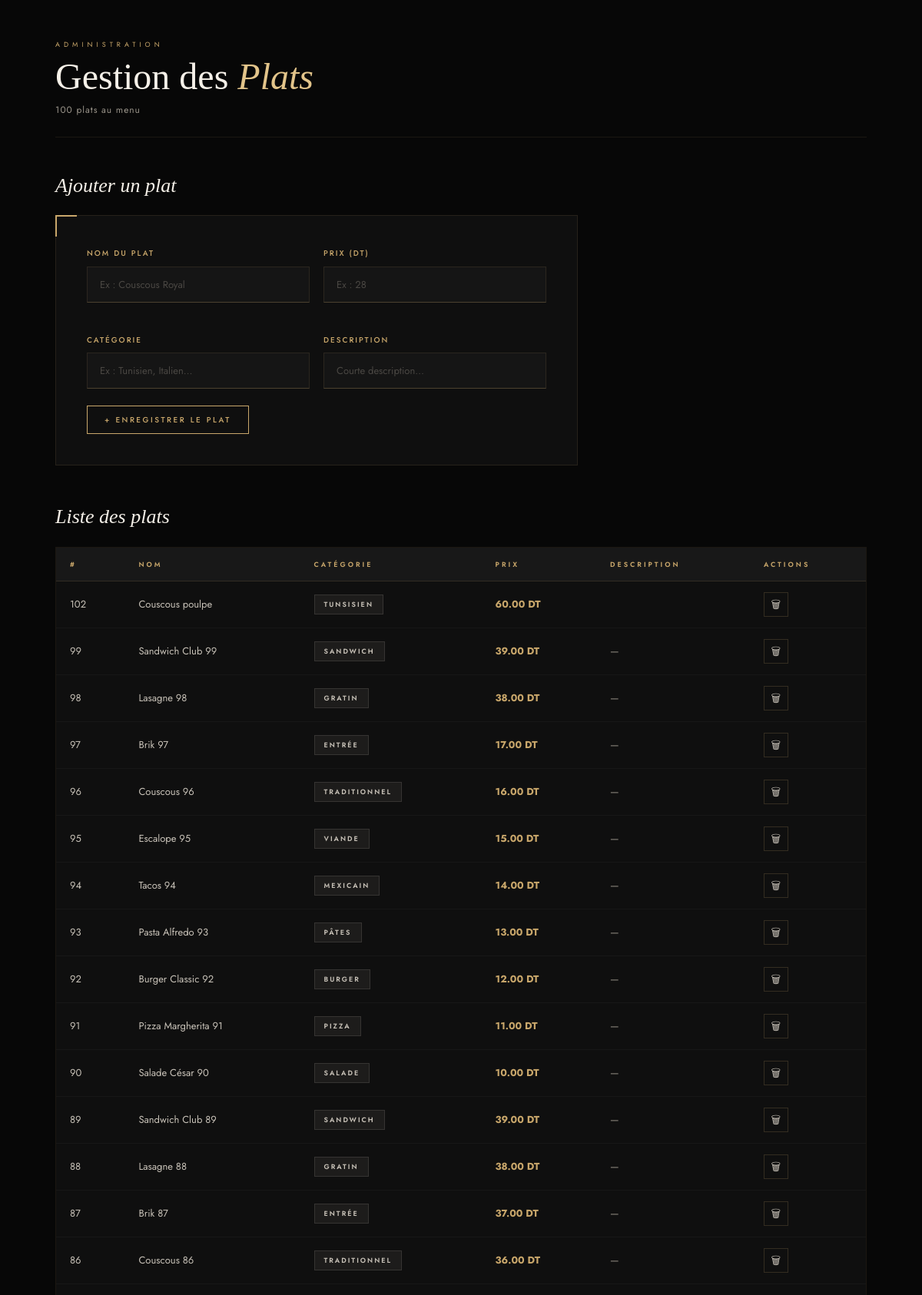
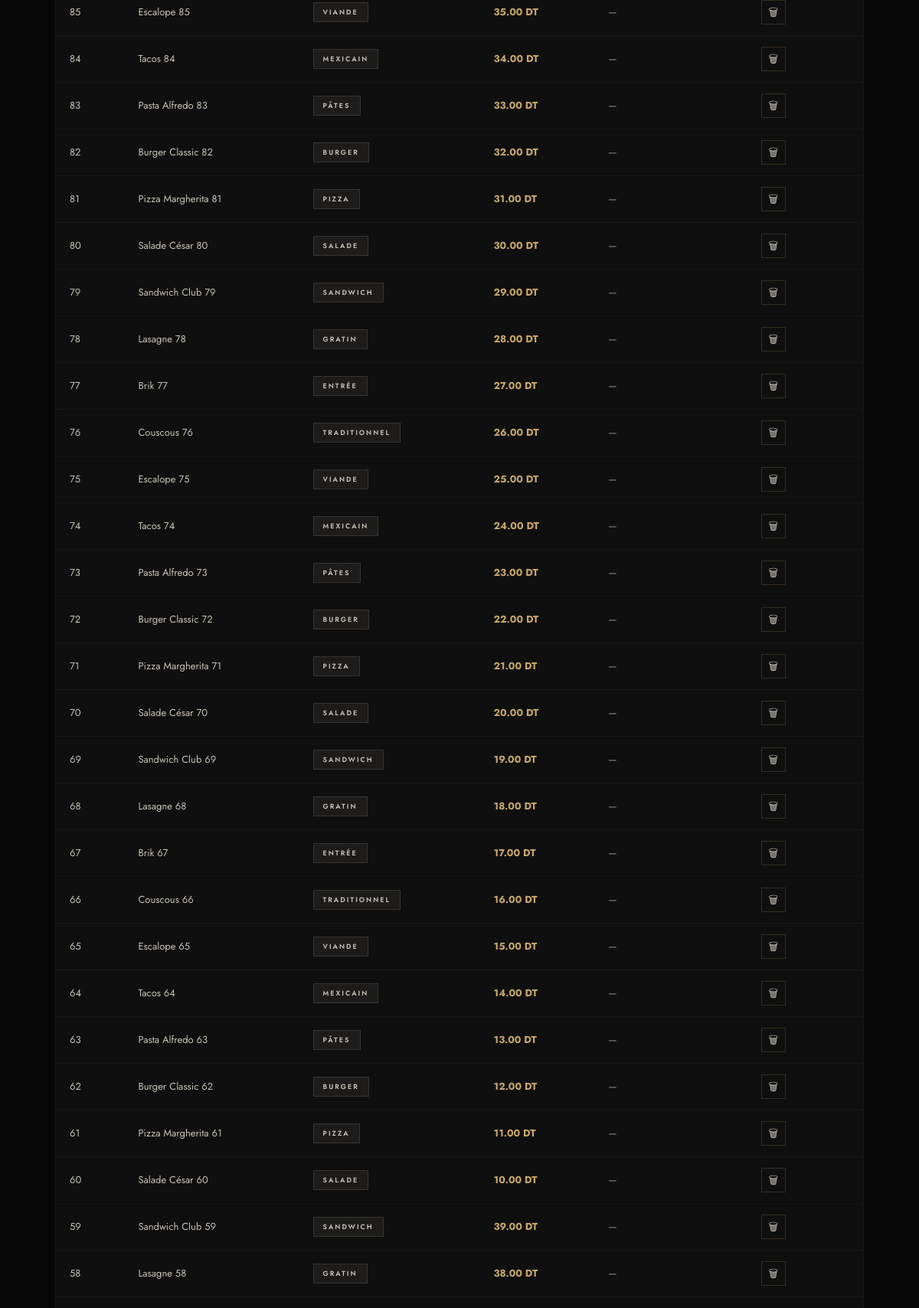
The page /admin/gestion_plats.php (signed in, upper part) on the database its author committed (2 pictures, top to bottom).
### tables this page shows
CREATE TABLE IF NOT EXISTS `plats` (
  `id` int NOT NULL AUTO_INCREMENT,
  `nom` varchar(255) NOT NULL,
  `prix` float DEFAULT NULL,
  `categorie` varchar(255) NOT NULL,
  `description` text,
  `image` varchar(255) DEFAULT NULL,
  PRIMARY KEY (`id`)
);

### admin/gestion_plats.php (the view, shortened to what this page needs)
<?php
require_once __DIR__ . '/../config/db.php';
$result = mysqli_query($conn, "SELECT * FROM plats ORDER BY id DESC");
?>
<!DOCTYPE html>
<html lang="fr">
<head>
    <link rel="stylesheet" href="../assets/css/style.css">
    <link rel="stylesheet" href="../assets/css/admin.css">
</head>
<body>
<div class="admin-wrapper">
    <div class="page-header">
        <div class="page-header-left">
            <span class="page-tag">Administration</span>
            <h1>Gestion des <em>Plats</em></h1>
            <p><?= mysqli_num_rows($result) ?> plats au menu</p>
        </div>
    </div>
    <div class="table-section">
        <div class="table-section-header">
            <h2>Ajouter un plat</h2>
        </div>
        <form method="POST" class="admin-form">
            <div style="display:grid;grid-template-columns:1fr 1fr;gap:18px;">
                <div class="form-field">
                    <label>Nom du plat</label>
                    <input type="text" name="nom" placeholder="Ex : Couscous Royal" required>
                </div>
                <div class="form-field">
                    <label>Prix (DT)</label>
                    <input type="number" name="prix" placeholder="Ex : 28" min="0" step="0.5" required>
                </div>
                <div class="form-field">
                    <label>Catégorie</label>
                    <input type="text" name="categorie" placeholder="Ex : Tunisien, Italien…">
                </div>
                <div class="form-field">
                    <label>Description</label>
                    <input type="text" name="description" placeholder="Courte description…">
                </div>
            </div>
            <button type="submit" name="ajouter" class="btn-add">
                <span>+ Enregistrer le plat</span>
            </button>
        </form>
    </div>
    <div class="table-section">
        <div class="table-section-header">
            <h2>Liste des plats</h2>
        </div>
        <div class="table-container">
            <table class="admin-table">
                <thead>
                    <tr>
                        <th>#</th>
                        <th>Nom</th>
                        <th>Catégorie</th>
                        <th>Prix</th>
                        <th>Description</th>
                        <th>Actions</th>
                    </tr>
                </thead>
                <tbody>
                <?php
                $result = mysqli_query($conn, "SELECT * FROM plats ORDER BY id DESC");
                while ($p = mysqli_fetch_assoc($result)):
                ?>
                    <tr>
                        <td><?= $p['id'] ?></td>
                        <td><?= htmlspecialchars($p['nom']) ?></td>
                        <td>
                            <?php if (!empty($p['categorie'])): ?>
                                <span class="badge badge-grey"><?= htmlspecialchars($p['categorie']) ?></span>
                            <?php else: ?>—<?php endif; ?>
                        </td>
                        <td><strong style="color:var(--or)"><?= number_format($p['prix'],2) ?> DT</strong></td>
                        <td style="color:var(--gris);max-width:200px;white-space:nowrap;overflow:hidden;text-overflow:ellipsis;">
                            <?= htmlspecialchars($p['description'] ?? '—') ?>
                        </td>
                        <td>
                            <div class="action-btns">
                                <a href="?delete=<?= $p['id'] ?>"
                                   class="btn-icon danger"
                                   onclick="return confirm('Supprimer ce plat ?');"
                                   title="Supprimer">🗑</a>
                            </div>
                        </td>
                    </tr>
                <?php endwhile; ?>
                </tbody>
            </table>
        </div>
    </div>
</div>
</body>
</html>

### assets/css/style.css (style rules this page uses)
:root { --or: #c9a76b; --or-light: #e2c48a; --or-dark: #a07840; --noir: #070707; --noir2: #0f0f0f; --noir3: #181818; --noir4: #222222; --blanc: #f5f0e8; --gris: #9a948a; --gris2: #c8c2b8; --font-title: 'Cormorant Garamond', Georgia, serif; --font-body: 'Jost', sans-serif; --ease: cubic-bezier(.25,.46,.45,.94); --t: .4s var(--ease); --shadow-gold: 0 8px 40px rgba(201,167,107,.18); --shadow-dark: 0 24px 60px rgba(0,0,0,.55); }
*, *::before, *::after { margin:0; padding:0; box-sizing:border-box; }
html { scroll-behavior:smooth; }
body { font-family: var(--font-body); background: var(--noir); color: var(--blanc); line-height: 1.75; overflow-x: hidden; }
a { text-decoration:none; transition: var(--t); }

### rows shown on the page
plats: id "102", nom "Couscous poulpe", categorie "TUNSISIEN", prix "60.00"
plats: id "99", nom "Sandwich Club 99", categorie "SANDWICH", prix "39.00", description "—"
plats: id "98", nom "Lasagne 98", categorie "GRATIN", prix "38.00", description "—"
plats: id "97", nom "Brik 97", categorie "ENTRÉE", prix "17.00", description "—"
plats: id "96", nom "Couscous 96", categorie "TRADITIONNEL", prix "16.00", description "—"
plats: id "95", nom "Escalope 95", categorie "VIANDE", prix "15.00", description "—"
plats: id "94", nom "Tacos 94", categorie "MEXICAIN", prix "14.00", description "—"
plats: id "93", nom "Pasta Alfredo 93", categorie "PÂTES", prix "13.00", description "—"
plats: id "92", nom "Burger Classic 92", categorie "BURGER", prix "12.00", description "—"
plats: id "91", nom "Pizza Margherita 91", categorie "PIZZA", prix "11.00", description "—"
plats: id "90", nom "Salade César 90", categorie "SALADE", prix "10.00", description "—"
plats: id "89", nom "Sandwich Club 89", categorie "SANDWICH", prix "39.00", description "—"
plats: id "88", nom "Lasagne 88", categorie "GRATIN", prix "38.00", description "—"
plats: id "87", nom "Brik 87", categorie "ENTRÉE", prix "37.00", description "—"
plats: id "86", nom "Couscous 86", categorie "TRADITIONNEL", prix "36.00", description "—"
plats: id "85", nom "Escalope 85", categorie "VIANDE", prix "35.00", description "—"
plats: id "84", nom "Tacos 84", categorie "MEXICAIN", prix "34.00", description "—"
plats: id "83", nom "Pasta Alfredo 83", categorie "PÂTES", prix "33.00", description "—"
plats: id "82", nom "Burger Classic 82", categorie "BURGER", prix "32.00", description "—"
plats: id "81", nom "Pizza Margherita 81", categorie "PIZZA", prix "31.00", description "—"
plats: id "80", nom "Salade César 80", categorie "SALADE", prix "30.00", description "—"
plats: id "79", nom "Sandwich Club 79", categorie "SANDWICH", prix "29.00", description "—"
plats: id "78", nom "Lasagne 78", categorie "GRATIN", prix "28.00", description "—"
plats: id "77", nom "Brik 77", categorie "ENTRÉE", prix "27.00", description "—"
plats: id "76", nom "Couscous 76", categorie "TRADITIONNEL", prix "26.00", description "—"
plats: id "75", nom "Escalope 75", categorie "VIANDE", prix "25.00", description "—"
plats: id "74", nom "Tacos 74", categorie "MEXICAIN", prix "24.00", description "—"
plats: id "73", nom "Pasta Alfredo 73", categorie "PÂTES", prix "23.00", description "—"
plats: id "72", nom "Burger Classic 72", categorie "BURGER", prix "22.00", description "—"
plats: id "71", nom "Pizza Margherita 71", categorie "PIZZA", prix "21.00", description "—"
plats: id "70", nom "Salade César 70", categorie "SALADE", prix "20.00", description "—"
plats: id "69", nom "Sandwich Club 69", categorie "SANDWICH", prix "19.00", description "—"
plats: id "68", nom "Lasagne 68", categorie "GRATIN", prix "18.00", description "—"
plats: id "67", nom "Brik 67", categorie "ENTRÉE", prix "17.00", description "—"
plats: id "66", nom "Couscous 66", categorie "TRADITIONNEL", prix "16.00", description "—"
plats: id "65", nom "Escalope 65", categorie "VIANDE", prix "15.00", description "—"
plats: id "64", nom "Tacos 64", categorie "MEXICAIN", prix "14.00", description "—"
plats: id "63", nom "Pasta Alfredo 63", categorie "PÂTES", prix "13.00", description "—"
plats: id "62", nom "Burger Classic 62", categorie "BURGER", prix "12.00", description "—"
plats: id "61", nom "Pizza Margherita 61", categorie "PIZZA", prix "11.00", description "—"
plats: id "60", nom "Salade César 60", categorie "SALADE", prix "10.00", description "—"
plats: id "59", nom "Sandwich Club 59", categorie "SANDWICH", prix "39.00", description "—"
plats: id "58", nom "Lasagne 58", categorie "GRATIN", prix "38.00", description "—"

### other values the page prints
mysqli_num_rows($result) "100"
